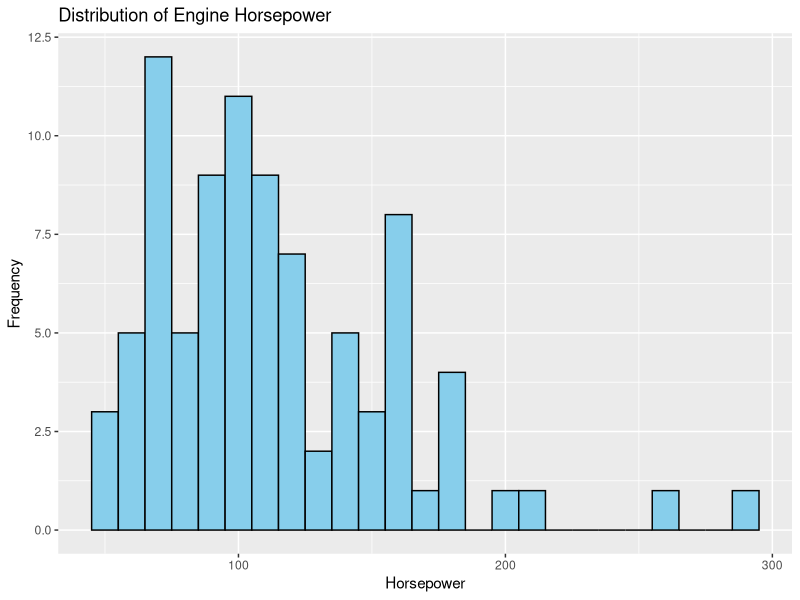
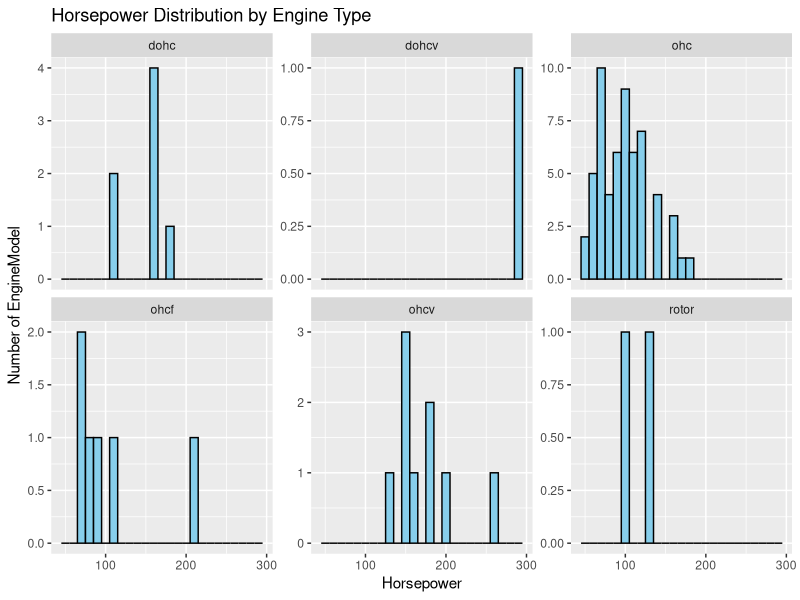
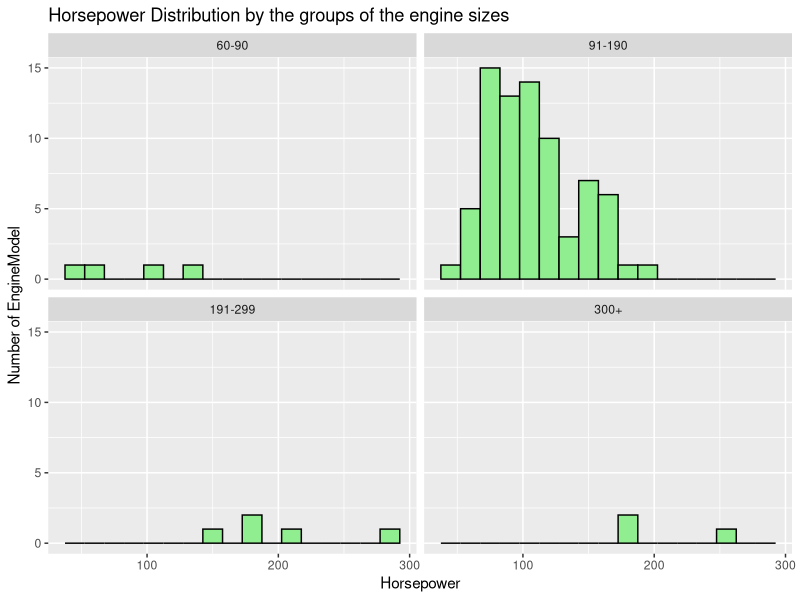
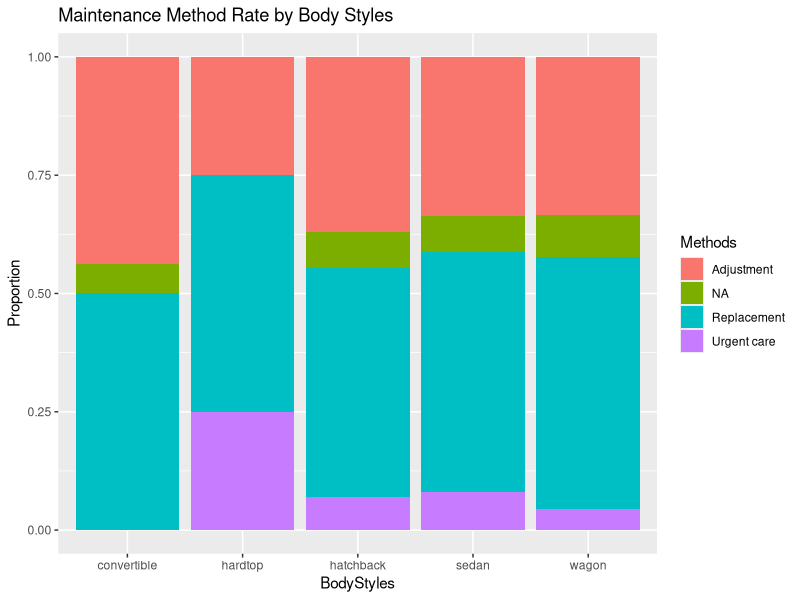
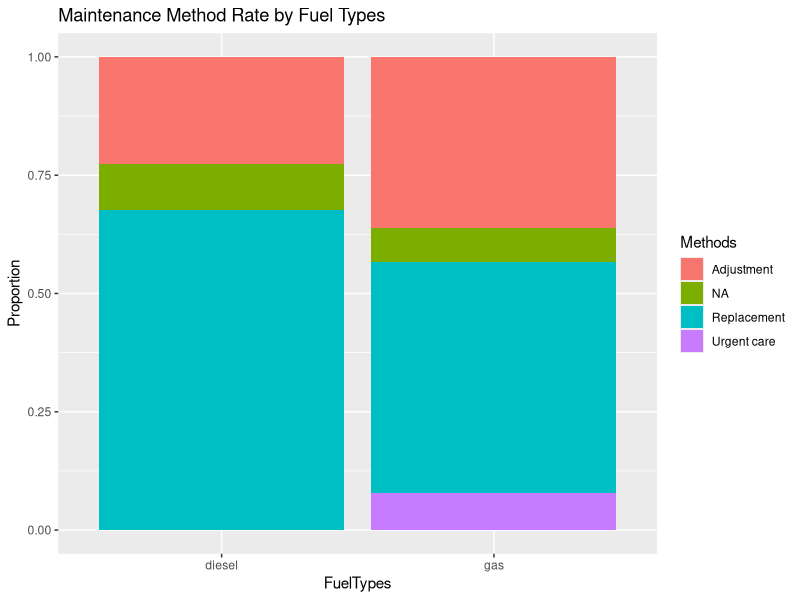

R code for these plots, in order:
## ---- chunk 1
knitr::opts_chunk$set(echo = TRUE)
library(tidyverse)
## ---- chunk 2
# Read data from file csv, automatically converts "?" values to NA.
engines <- read.csv("Engine.csv", na.strings = "?")
automobile <- read.csv("Automobile.csv", na.strings = "?")
maintenance <- read.csv("Maintenance.csv", na.strings = "?")

# Display the first few rows and structure of each dataset to inspect them
head(automobile)
str(automobile)

head(engines)
str(engines)

head(maintenance)
str(maintenance)

# Check for Affected Rows
# We use complete.cases() to find rows that have no NA values.
# By subtracting this from the total number of rows, we find how many rows are affected.
affected_rows_auto <- nrow(automobile) - sum(complete.cases(automobile))
affected_rows_eng <- nrow(engines) - sum(complete.cases(engines))
affected_rows_maint <- nrow(maintenance) - sum(complete.cases(maintenance))

# Print the results
cat("Number of rows affected in Automobile data:", affected_rows_auto, "\n")
cat("Number of rows affected in Engines data:", affected_rows_eng, "\n")
cat("Number of rows affected in Maintenance data:", affected_rows_maint, "\n")

# Convert to Factors
automobile$BodyStyles <- as.factor(automobile$BodyStyles)
engines$FuelTypes <- as.factor(engines$FuelTypes)
maintenance$ErrorCodes <- as.factor(maintenance$ErrorCodes)

# Impute Missing Horsepower with Median
# First, calculate the median of the Horsepower column, ignoring NA values.
median_horsepower <- median(engines$Horsepower, na.rm = TRUE)
# Find NA values in the Horsepower column and replace them with the median.
engines$Horsepower[is.na(engines$Horsepower)] <- median_horsepower
## ---- chunk 3
ggplot(engines, aes(x = Horsepower)) +
  geom_histogram(binwidth= 10, fill= "skyblue", color= "black") +
  labs(title = "Distribution of Engine Horsepower",
       x = "Horsepower",
       y = "Frequency")
## ---- chunk 4
# Analysis by Engine Type 
# First, we need to clean the NA in the engines data
engines_clean <- engines %>%
  filter(!is.na(EngineType))
ggplot(data = engines_clean, mapping = aes(x = Horsepower)) +
  geom_histogram(binwidth = 10, fill = "skyblue", color = "black") +
  facet_wrap(~ EngineType, scales = "free_y") +
  labs(title = "Horsepower Distribution by Engine Type",
       x = "Horsepower",
       y = "Number of EngineModel")
## ---- chunk 5
# Analysis by the groups of the engine sizes 
# Create the the groups of the engine sizes column on the engines data
engines_with_groups <- engines %>%
  mutate(
    EngineSizeGroup = cut(EngineSize, 
                          breaks = c(60, 90, 190, 299, Inf), 
                          labels = c("60-90", "91-190", "191-299", "300+"), 
                          right = FALSE)
  )
ggplot(data = engines_with_groups, mapping = aes(x = Horsepower)) +
  geom_histogram(binwidth = 15, fill = "lightgreen", color = "black") +
  facet_wrap(~ EngineSizeGroup, nrow = 2) +
  labs(title = "Horsepower Distribution by the groups of the engine sizes",
       x = "Horsepower",
       y = "Number of EngineModel")
## ---- chunk 6
# Aggregation of the `engines` table creates a single lookup table for each EngineModel
engines_aggregated <- engines %>%
  group_by(EngineModel) %>%
  summarise(
    EngineType = first(na.omit(EngineType)),
    NumCylinders = first(na.omit(NumCylinders)),
    FuelSystem = first(na.omit(FuelSystem)),
    FuelTypes = first(na.omit(FuelTypes)),
    EngineSize = mean(EngineSize, na.rm = TRUE),
    Horsepower = mean(Horsepower, na.rm = TRUE)
  ) %>%
  ungroup()
# Create summary data table of automobile and engines_aggregated
full_data <- left_join(automobile, engines_aggregated, by = "EngineModel")

# Compare between Diesel and Gasoline 
diesel_cars <- full_data %>% filter(FuelTypes == "diesel")
gas_cars <- full_data %>% filter(FuelTypes == "gas")

# Using T_test as a statical evidence
# Hypothesis H0: There is no difference of average CityMPG between 2 types
# Hypothesis H1: There is difference in CityMPG 
ttest_result <- t.test(diesel_cars$CityMpg, gas_cars$CityMpg)
print(ttest_result)
## ---- chunk 7
# Calculate mean by using group_by() and summarise()
mpg_summary <- full_data %>%
  group_by(DriveWheels) %>%
  summarise(
    Avg_CityMpg = mean(CityMpg, na.rm = TRUE),
    Avg_HighwayMpg = mean(HighwayMpg, na.rm = TRUE)
  )
print(mpg_summary)
## ---- chunk 8
# Create summary data table of full_data and maintenance
full_trouble <- left_join(maintenance, full_data, by = "PlateNumber")
# Filter the trouble cars
trouble_vehicles <- full_trouble %>% 
  filter(as.character(ErrorCodes) != "0") #Because ErrorCodes is factor, convert it to character 
top_5_troubles <- trouble_vehicles %>%
  count(Troubles, sort = TRUE) %>%  
  head(5)                        
print(top_5_troubles)
## ---- chunk 9
# Create the data set troubles with each engine type and filer NA for sure
most_common_trouble_per_engine_type <- trouble_vehicles %>%
  filter(!is.na(EngineType) & !is.na(Troubles)) %>%
  group_by(EngineType) %>% # Group by engine type 
  count(Troubles, name = "count_per_trouble") %>%
  filter(count_per_trouble == max(count_per_trouble)) %>% #Keep rows with counts equal to the largest count in the group
  arrange(EngineType) %>%
  ungroup()
# Print the results
print(most_common_trouble_per_engine_type,n= Inf)
## ---- chunk 10
# Create the data set of error codes 
error_code_frequency <- full_trouble %>%
  count(ErrorCodes, sort = TRUE) # Count and sort
# Print the results
print(error_code_frequency)
## ---- chunk 11
# Factor 1: BodyStyles 
ggplot(data = full_trouble, mapping = aes(x = BodyStyles, fill = Methods)) + geom_bar(position = "fill") +
  labs(title = "Maintenance Method Rate by Body Styles",
       x = "BodyStyles",
       y = "Proportion") 
# Factor 2: FuelTypes 
ggplot(data = full_trouble, mapping = aes(x = FuelTypes, fill = Methods)) + geom_bar(position = "fill") +
  labs(title = "Maintenance Method Rate by Fuel Types",
       x = "FuelTypes",
       y = "Proportion")
